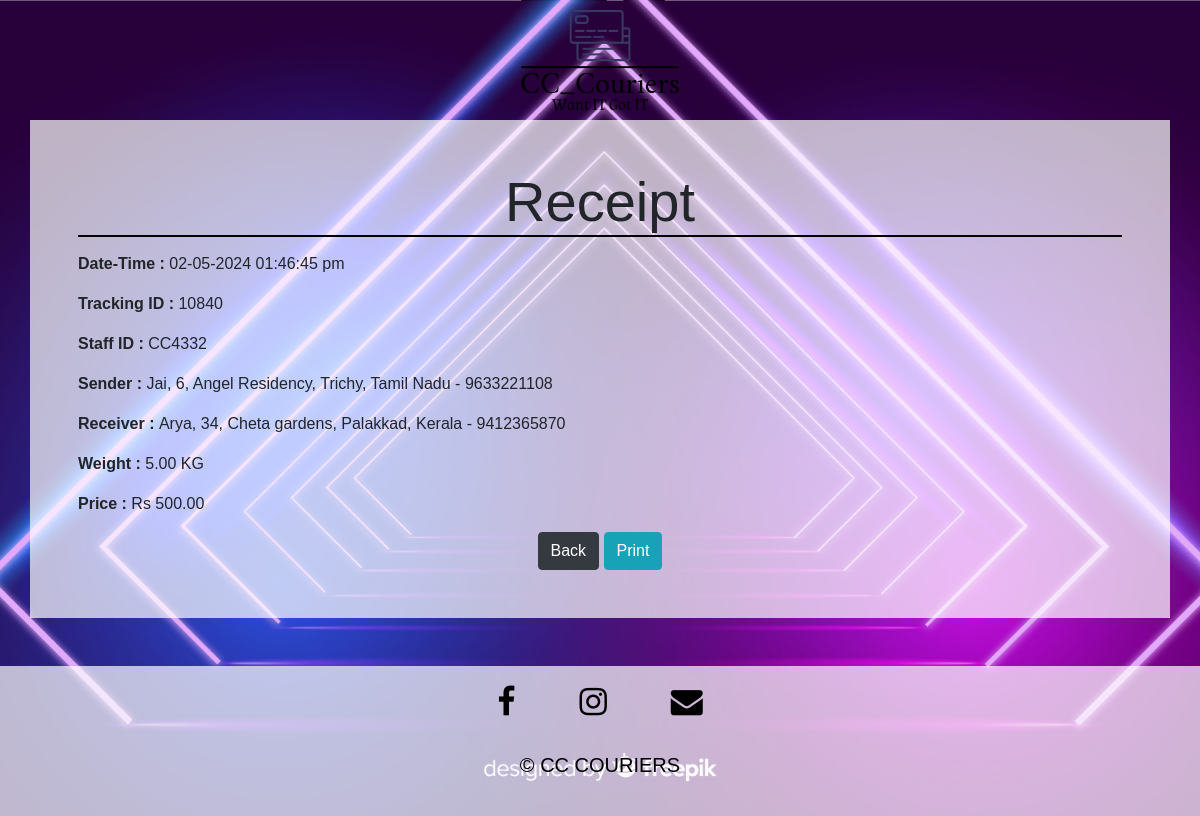
Page /receipt.php on the committed database.
### tables this page shows
CREATE TABLE `parcel` (
  `TrackingID` int(11) NOT NULL,
  `StaffID` varchar(30) NOT NULL,
  `S_Name` varchar(30) NOT NULL,
  `S_Add` varchar(50) NOT NULL,
  `S_City` varchar(20) NOT NULL,
  `S_State` varchar(20) NOT NULL,
  `S_Contact` bigint(20) NOT NULL,
  `R_Name` varchar(30) NOT NULL,
  `R_Add` varchar(50) NOT NULL,
  `R_City` varchar(20) NOT NULL,
  `R_State` varchar(20) NOT NULL,
  `R_Contact` bigint(20) NOT NULL,
  `Weight_Kg` decimal(10,2) NOT NULL,
  `Price` decimal(10,2) NOT NULL,
  `Dispatched_Time` timestamp NOT NULL DEFAULT CURRENT_TIMESTAMP
);

### receipt.php (the view, shortened to what this page needs)
<?php
    include("db_connect.php");
    $date = date('d-m-Y');
    $time = date('h:i:s a');
    $sql = "SELECT * FROM parcel ORDER BY TrackingID DESC LIMIT 1";
    $result = mysqli_query($conn, $sql);
    if(mysqli_num_rows($result) > 0){
        $order = mysqli_fetch_assoc($result);
    }else{
        echo 'Data fetch Error : '.mysqli_error($conn);
    }
?>
<!DOCTYPE html>
<html>
    <head>
        <link rel="stylesheet" href="style/bootstrap.css">
        <link rel="stylesheet" href="style/index_styles.css">
        <link rel="stylesheet" href="https://cdnjs.cloudflare.com/ajax/libs/font-awesome/4.7.0/css/font-awesome.min.css">
    </head>
    <body style="font-family: Arial, Helvetica, sans-serif;">
        <div ><img src="Image/logo.png" id="logo" style="height: 100px !important; margin-top: 10px !important;"  ></div>
        <div class="container p-5"  style="background-color: rgba(255, 255, 255, 0.7); margin-top: 10px !important">
            <h2 class="display-4 text-center" style="border-bottom: 2px solid black; margin-bottom:15px !important;">Receipt</h2>
            <p><span class="font-weight-bold">Date-Time : </span><?php echo $date.'  '.$time; ?> </p>
            <p><span class="font-weight-bold">Tracking ID : </span><?php echo $order['TrackingID']; ?> </p>
            <p> <span class="font-weight-bold">Staff ID : </span> <?php echo $order['StaffID']; ?> </p>
            <p><span class="font-weight-bold">Sender : </span> <?php echo $order['S_Name'].', '.$order['S_Add'].', '.$order['S_City'].', '.$order['S_State'].' - '.$order['S_Contact']; ?> </p>
            <p><span class="font-weight-bold">Receiver : </span><?php echo $order['R_Name'].', '.$order['R_Add'].', '.$order['R_City'].', '.$order['R_State'].' - '.$order['R_Contact']; ?></p>
            <p><span class="font-weight-bold">Weight : </span><?php echo $order['Weight_Kg'].' KG'; ?> </p>
            <p><span class="font-weight-bold">Price : </span><?php echo 'Rs '.$order['Price']; ?> </p>
            <form method="POST" action="" class="text-center">
                <input type="submit" name="back" value="Back" class="btn btn-dark">
                <input type="submit" name="print" value="Print" class="btn btn-info" onclick="window.print()">
            </form>
        </div>
        <div class="container-fluid text-center mt-5" style="background-color: rgba(255, 255, 255, 0.7); padding: 20px; position: relative;">
            <div class="i-bar" style="display: flex; flex-direction: row; flex-wrap: wrap; justify-content:center; margin-bottom: 2em;">
                <a class="fa fa-facebook " href="#" style="border: none; text-decoration: none;  margin: 0em 1em; color:black; font-size: xx-large;"></a>
                <a class="fa fa-instagram" href="#" style="border: none; text-decoration: none;  margin: 0em 1em; color:black; font-size: xx-large;"></a>
                <a class="fa fa-envelope " href="#" style="border: none; text-decoration: none;  margin: 0em 1em; color:black; font-size: xx-large;"></a>
            </div>
            <p class="credit" style="font-size: 20px; font-stretch: 3px; text-align: center; color: black;">© CC COURIERS</p>
        </div>
    </body>
</html>

### index_styles.css (style rules this page uses)
body, html { margin: 0; height: 100%; background-image: url('../Image/bbg2.jpeg'); background-position: center; background-repeat: no-repeat; background-size: cover; overflow-x: hidden; position: relative; z-index: -99; font-family: Arial, Helvetica, sans-serif !important; }
#logo { height: 100px !important; width: auto; margin: 0 auto; display: block; text-align: center; z-index: 9; }

### rows in the picture
parcel: TrackingID "10840", StaffID "CC4332", S_Name "Jai", S_Add "6, Angel Residency", S_City "Trichy", S_State "Tamil Nadu", S_Contact "9633221108", R_Name "Arya", R_Add "34, Cheta gardens", R_City "Palakkad", R_State "Kerala", R_Contact "9412365870", Weight_Kg "5.00", Price "500.00"
